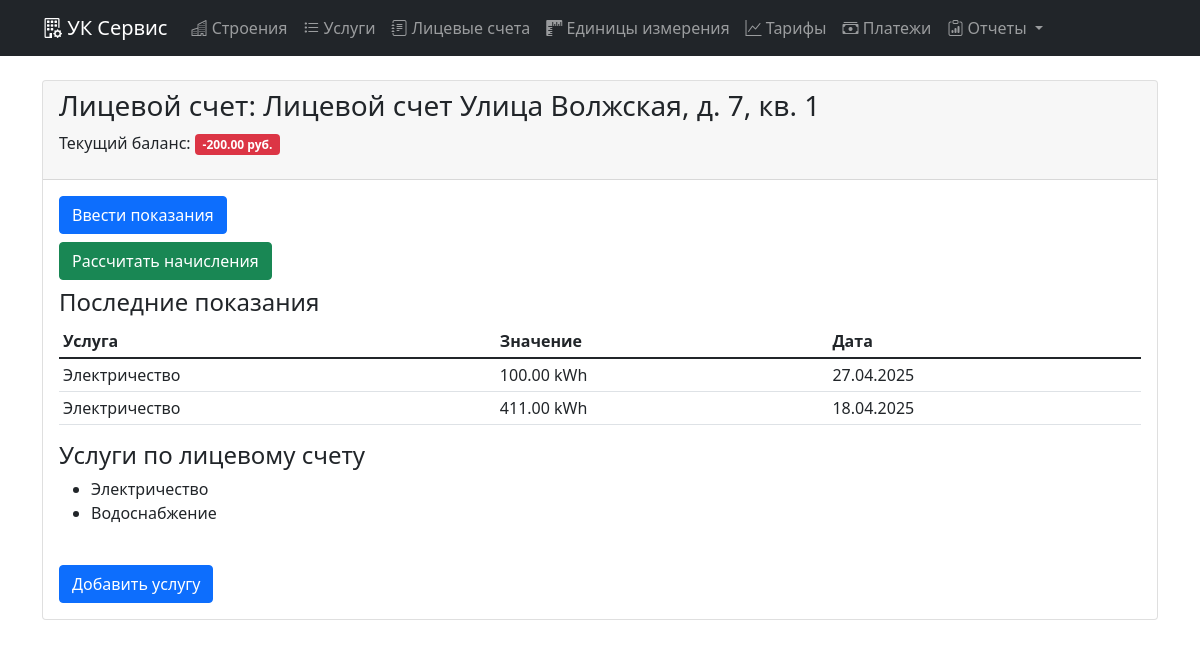
Page /accounts/8/ on the committed database.
### main/models.py (models this page shows, shortened)
class Account(models.Model):
    room = models.OneToOneField(Room, on_delete=models.CASCADE, related_name='account')
    services = models.ManyToManyField(Service)
    balance = models.DecimalField("Баланс", max_digits=12, decimal_places=2, default=0)
    def __str__(self):
        return f"Лицевой счет {self.room}"

class Room(models.Model):
    building = models.ForeignKey(Building, on_delete=models.CASCADE, related_name='rooms')
    number = models.CharField("Номер помещения", max_length=10)
    class Meta:
        unique_together = ('building', 'number')
    def __str__(self):
        return f"{self.building}, кв. {self.number}"

class Building(models.Model):
    address = models.CharField("Адрес", max_length=200, unique=True)
    def __str__(self):
        return self.address

class MeterReading(models.Model):
    account = models.ForeignKey(Account, on_delete=models.CASCADE, related_name='readings')
    service = models.ForeignKey(Service, on_delete=models.CASCADE)
    unit = models.ForeignKey(Unit, on_delete=models.CASCADE)
    value = models.DecimalField("Значение", max_digits=10, decimal_places=2)
    date = models.DateField("Дата показания")
    class Meta:
        unique_together = ('account', 'service', 'date')
        ordering = ['-date']

class Service(models.Model):
    SERVICE_TYPES = (
        ('fixed', 'Постоянный'),
        ('variable', 'Переменный'),
    )
    name = models.CharField("Название", max_length=100, unique=True)
    type = models.CharField("Тип", max_length=10, choices=SERVICE_TYPES)
    units = models.ManyToManyField(Unit, blank=True, through='ServiceUnit')
    def __str__(self):
        return self.name

class Unit(models.Model):
    name = models.CharField("Единица измерения", max_length=20)
    code = models.CharField("Код", max_length=10, unique=True)

### main/views.py (the view)
# urls.py: path('accounts/<int:pk>/', views.AccountDetailView.as_view(), name='account_detail'),
class AccountDetailView(DetailView):
    model = Account
    template_name = 'account_detail.html'
    def get_context_data(self, **kwargs):
        context = super().get_context_data(**kwargs)
        context['readings'] = self.object.readings.all().order_by('-date')
        context['calculations'] = self.object.calculations.all().order_by('-period')
        context['payments'] = self.object.payments.all().order_by('-date')
        return context

### templates/account_detail.html
{% extends 'base.html' %}
{% block content %}
<div class="card mb-4">
  <div class="card-header">
    <h3>Лицевой счет: {{ object }}</h3>
    <p>Текущий баланс: <span class="badge bg-{% if object.balance >= 0 %}success{% else %}danger{% endif %}">
      {{ object.balance }} руб.
    </span></p>
  </div>
  <div class="card-body">
    <div class="row">
      <div class="col-md-4">
        <a href="{% url 'add_reading' object.id %}" class="btn btn-primary mb-2">
          Ввести показания
        </a>
        <a href="{% url 'calculate' object.id %}" class="btn btn-success mb-2">
          Рассчитать начисления
        </a>
      </div>
    </div>
    <h4>Последние показания</h4>
    <table class="table table-sm">
      <thead>
        <tr>
          <th>Услуга</th>
          <th>Значение</th>
          <th>Дата</th>
        </tr>
      </thead>
      <tbody>
        {% for reading in readings %}
        <tr>
          <td>{{ reading.service }}</td>
          <td>{{ reading.value }} {{ reading.unit.code }}</td>
          <td>{{ reading.date|date:"d.m.Y" }}</td>
        </tr>
        {% empty %}
        <tr>
          <td colspan="3">Нет показаний</td>
        </tr>
        {% endfor %}
      </tbody>
    </table>
    <h4>Услуги по лицевому счету</h4>
    <ul>
      {% for service in object.services.all %}
      <li>{{ service.name }}</li>
      {% empty %}
      <li>Нет услуг</li>
      {% endfor %}
    </ul>
    <a href="{% url 'add_service_to_account' object.id %}" class="btn btn-primary mt-4">Добавить услугу</a>
  </div>
</div>
{% endblock %}

### rows in the picture
Account: room.number "Лицевой счет Улица Волжская, д. 7, кв. 1", balance "-200.00"
MeterReading: service "Электричество", value "100.00", unit.code "kWh", date "27.04.2025"
MeterReading: service "Электричество", value "411.00", unit.code "kWh", date "18.04.2025"
Service: name "Электричество"
Service: name "Водоснабжение"
